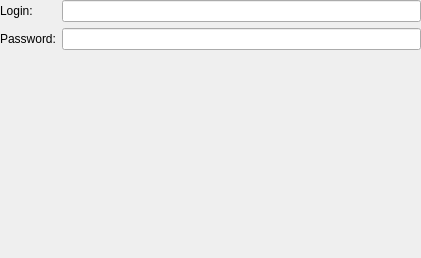
<?xml version="1.0" encoding="UTF-8"?>
<ui version="4.0">
 <class>LJAccountConfigurationWidget</class>
 <widget class="QWidget" name="LJAccountConfigurationWidget">
  <property name="geometry">
   <rect>
    <x>0</x>
    <y>0</y>
    <width>421</width>
    <height>258</height>
   </rect>
  </property>
  <property name="windowTitle">
   <string/>
  </property>
  <layout class="QGridLayout" name="gridLayout_2">
   <property name="margin">
    <number>0</number>
   </property>
   <item row="0" column="0">
    <layout class="QFormLayout" name="formLayout">
     <item row="0" column="0">
      <widget class="QLabel" name="loginLabel">
       <property name="text">
        <string>Login:</string>
       </property>
      </widget>
     </item>
     <item row="0" column="1">
      <widget class="QLineEdit" name="Login_"/>
     </item>
     <item row="1" column="0">
      <widget class="QLabel" name="passwordLabel">
       <property name="text">
        <string>Password:</string>
       </property>
      </widget>
     </item>
     <item row="1" column="1">
      <widget class="QLineEdit" name="Password_">
       <property name="echoMode">
        <enum>QLineEdit::Password</enum>
       </property>
      </widget>
     </item>
    </layout>
   </item>
  </layout>
 </widget>
 <resources/>
 <connections/>
</ui>
